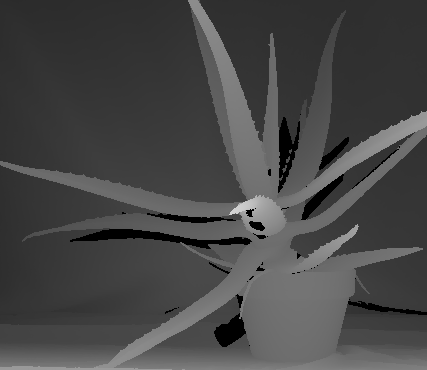
#> input picture EM/data/Aloe/disp1.png, 427 x 370 px, found by its file name
$ python config.py
#> lines starting #> are read from the running program, lines starting #| are printed output that depends on the picture

from PIL import Image
import numpy as np
import os

# DATA_PREFIX = "/home/vradmin/Desktop/paper_work/EM/data/cones/"
# DATA_PREFIX = "/home/vradmin/Desktop/paper_work/EM/data/Aloe/"
# DATA_PREFIX = "/Users/yee/Desktop/paper_work/EM/data/Aloe/"
DATA_PREFIX = "C:\\Learn\\grade3\\paper_work\\EM\\data\\Aloe"
# DATA_PREFIX = "/Users/yee/Desktop/paper_work/EM/data/cones/"
# DATA_PREFIX = "C:\\Learn\\grade3\\paper_work\\EM\\data\\cones"

FACTOR = 3

# [7 lines of commented-out code are left out]

true_disparity_image = np.array(Image.open(os.path.join(DATA_PREFIX, "disp1.png"))).astype(int)
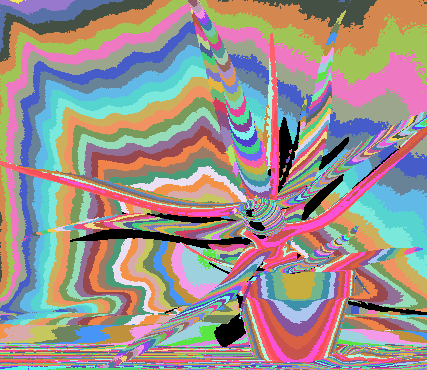
#> true_disparity_image: shape (370, 427) int64; 170 distinct labels, from 0 to 211; one colour per label, 0 black
image1 = np.array(Image.open(os.path.join(DATA_PREFIX, "view1_small.png")).convert("L"), dtype='int64')
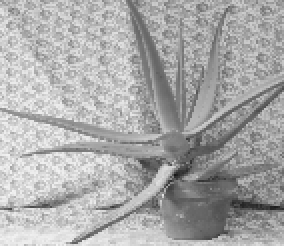
#> input picture EM/data/Aloe/view1_small.png, 142 x 123 px, found by its file name (shown 2 times larger)
image2 = np.array(Image.open(os.path.join(DATA_PREFIX, "view5_small.png")).convert("L"), dtype='int64')
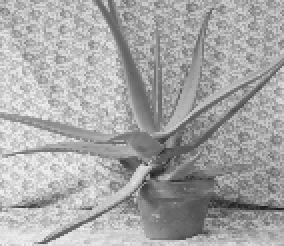
#> input picture EM/data/Aloe/view5_small.png, 142 x 123 px, found by its file name (shown 2 times larger)

#############################
""" basic params """

NUM_INPUT = 2
HEIGHT = image1.shape[0]
#> HEIGHT = 123
WIDTH = image1.shape[1]
#> WIDTH = 142
NUM_COLOR = 2  # 灰度图

# 32 种 color bins(0,1,2,3,4,5,6,7 是第一个bin), 灰度图的 scale 0 - 255
NUM_COLOR_BINS = 128
num_color_in_bin = 256 / NUM_COLOR_BINS
C = 10 ** (-5)  # in the psi function(potential function)
sigma_d = 0.3
sigma_v = 1

###############################
""" visible variables """

NUM_VISIBLE_CONF = 2 # S
NUM_DEPTH_LEVEL = 72  # R depth level
num_visible_state = NUM_VISIBLE_CONF * \
    NUM_DEPTH_LEVEL  # M = R * S 从 0 开始 m = r * S + s

## visibility configuration matrix
visibility_conf_mat = np.array([[1, 1], [1, 0]])
# visibility_conf_mat = np.array([[1, 1]])

## depth value for each level
depth_vec = [i for i in range(NUM_DEPTH_LEVEL)]

###############################
""" input image """

I = [image1, image2]


###############################
""" Theta"""

## ideal image
ideal_image = I[0].copy()  # 初始值设为 I[0]


## histgram for each image
## 0(0,1,2,3,4,5,6,7), 1(8,9,10,11,12,13,14,15), ... 31 ( 32 bins )
## 初始分布暂时选取一个均匀分布
hist_mat = np.ones([NUM_INPUT, NUM_COLOR_BINS]) / NUM_COLOR_BINS


## 灰度图相当于一个一维分布, 不能随意初始化，否则会导致正太分布的概率过于小
## 没有办法的办法，即便我在别的模块中饮用 config, 其实获得的也是copy, 导致 covariance 无法更新
covariance = [10]
###############################


### b_mat, visible_state, disparity_image, visible_image

b_mat = np.zeros([HEIGHT * WIDTH, num_visible_state])
visible_state = np.zeros([HEIGHT, WIDTH])
disparity_image = np.zeros([HEIGHT, WIDTH])
# disparity_image = true_disparity_image.copy()
visible_image = np.zeros([HEIGHT, WIDTH])
